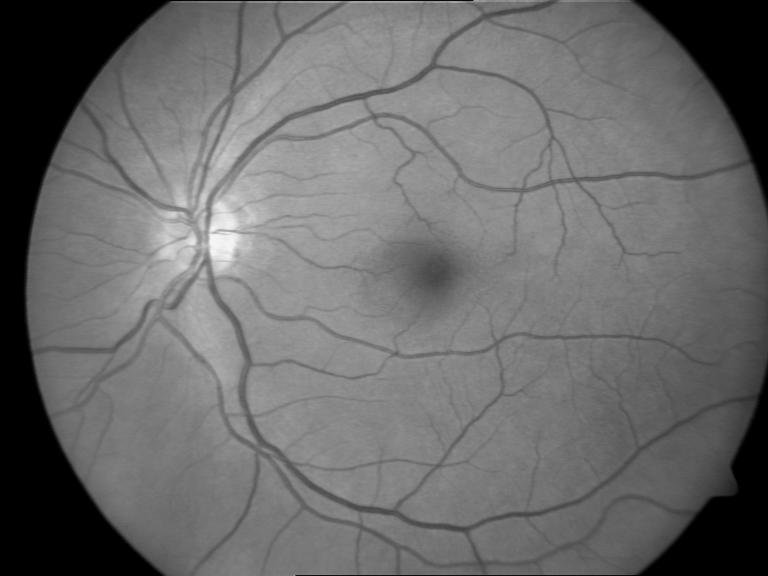
%> input picture ELEC4490 Sensors and Vision Systems/Assignment 3/Part 3/eye.jpg, 768 x 576 px
$ octave mati1_Assignment_3_Part_3_A.m   (GNU Octave 9; MATLAB toolbox functions it lacks are replaced by stand-ins)
%> lines starting %> are read from the running program, lines starting %| are printed output that depends on the picture
%Emmanuel Mati
%Summer 2020
%Sensors and Vision Systems
%Assignment 3.3 A

%Clearing previous results
close all
clear all
clc

%getting our image and displaying it
x = imread('eye.jpg');
%> x is the input picture: size 576x768 uint8; min 0, max 251, mean 106.3
figure
imshow(x);
title('Original Input Image');

x1 = imnoise(x,'gaussian', 0.1);
figure
imshow(x1)
title('gaussian at 0.1')

x1 = imdivide(x1, 10);
x2 = imnoise(x, 'gaussian', 0.1);
x2 = imdivide(x2, 10);
x3 = imnoise(x, 'gaussian', 0.1);
x3 = imdivide(x3, 10);
x4 = imnoise(x, 'gaussian', 0.1);
x4 = imdivide(x4, 10);
x5 = imnoise(x, 'gaussian', 0.1);
x5 = imdivide(x5, 10);
x6 = imnoise(x, 'gaussian', 0.1);
x6 = imdivide(x6, 10);
x7 = imnoise(x, 'gaussian', 0.1);
x7 = imdivide(x7, 10);
x8 = imnoise(x, 'gaussian', 0.1);
x8 = imdivide(x8, 10);
x9 = imnoise(x, 'gaussian', 0.1);
x9 = imdivide(x9, 10);
x10 = imnoise(x, 'gaussian', 0.1);
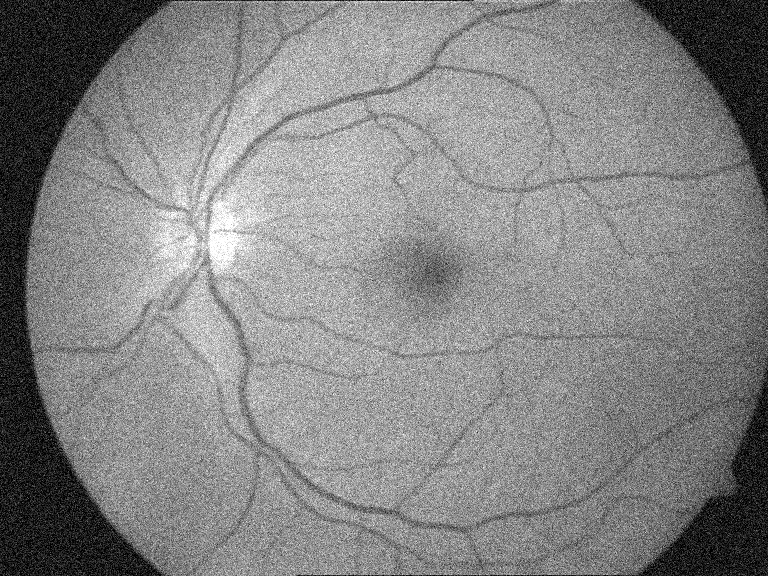
%> x10: size 576x768 uint8; min 0, max 255, mean 132; mean of the top-left, top-right, bottom-left and bottom-right quarters 138.4, 135.8, 129.7, 124
x10 = imdivide(x10, 10);

y = imadd(x1, x2);
y = imadd(y, x3);
y = imadd(y, x4);
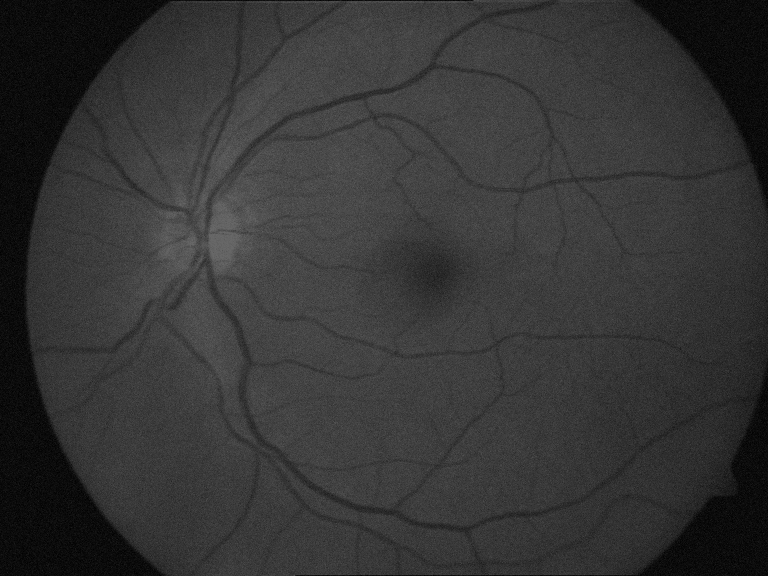
%> y: size 576x768 uint8; min 0, max 104, mean 53
y = imadd(y, x5);
y = imadd(y, x6);
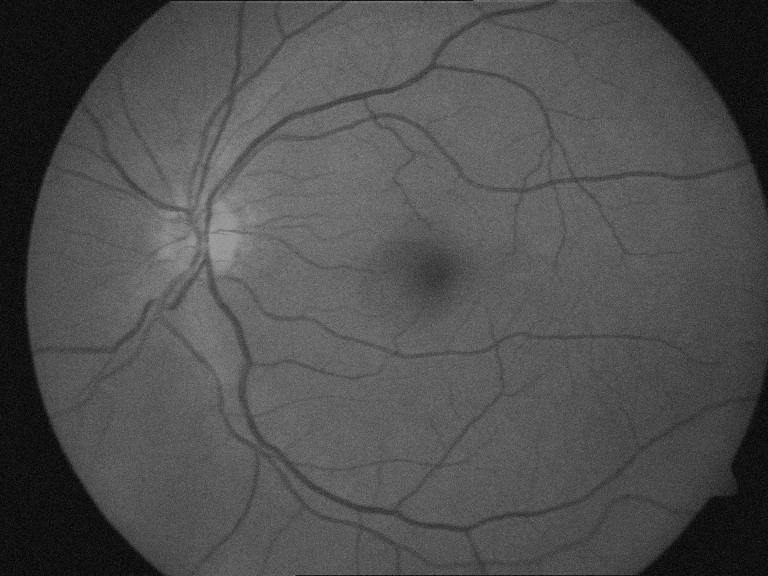
%> y: size 576x768 uint8; min 0, max 156, mean 79.5
y = imadd(y, x7);
y = imadd(y, x8);
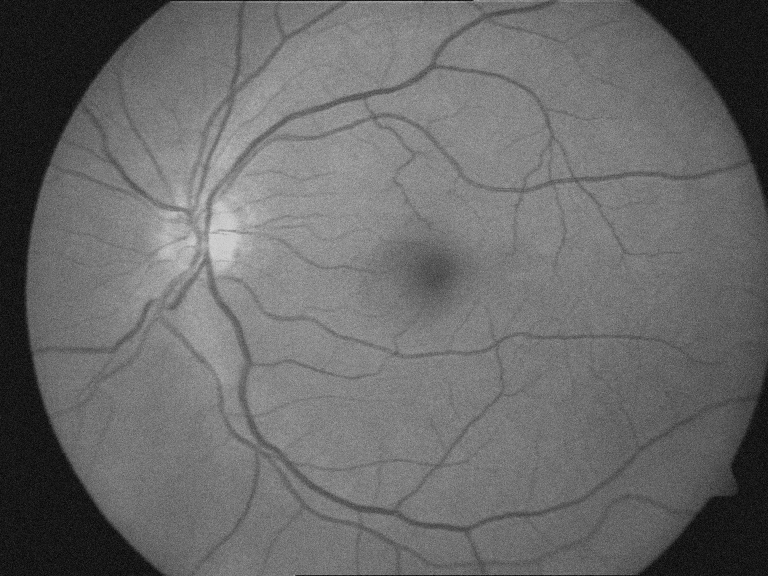
%> y: size 576x768 uint8; min 1, max 208, mean 106
y = imadd(y, x9);
y = imadd(y, x10);

figure
imshow(y)
title('Averaged 10 times')

%%
%getting our image and displaying it
x = imread('eye.jpg');
figure
imshow(x);
title('Original Input Image');

x1 = imnoise(x,'gaussian', 0.05);
figure
imshow(x1)
title('gaussian at 0.05')

x1 = imdivide(x1, 8);
x2 = imnoise(x, 'gaussian', 0.05);
x2 = imdivide(x2, 8);
x3 = imnoise(x, 'gaussian', 0.05);
x3 = imdivide(x3, 8);
x4 = imnoise(x, 'gaussian', 0.05);
x4 = imdivide(x4, 8);
x5 = imnoise(x, 'gaussian', 0.05);
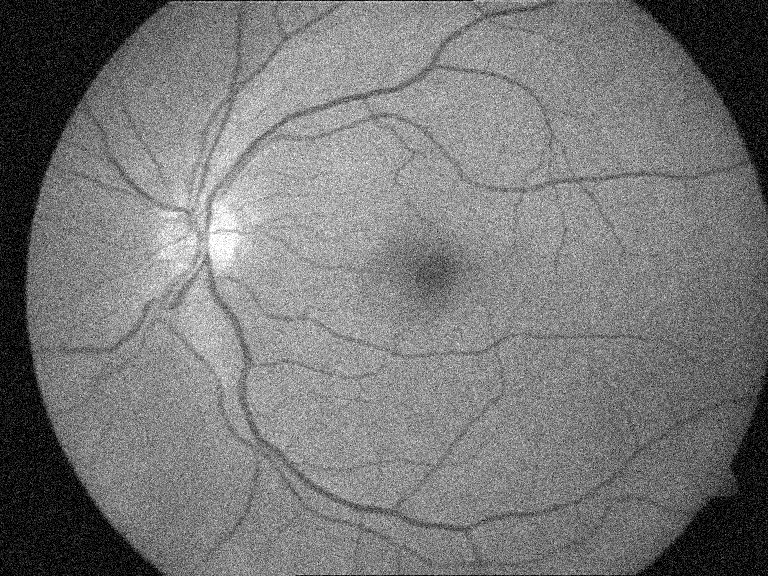
%> x5: size 576x768 uint8; min 0, max 255, mean 119.7; mean of the top-left, top-right, bottom-left and bottom-right quarters 126.3, 123.4, 117.4, 111.5
x5 = imdivide(x5, 8);
x6 = imnoise(x, 'gaussian', 0.05);
x6 = imdivide(x6, 8);
x7 = imnoise(x, 'gaussian', 0.05);
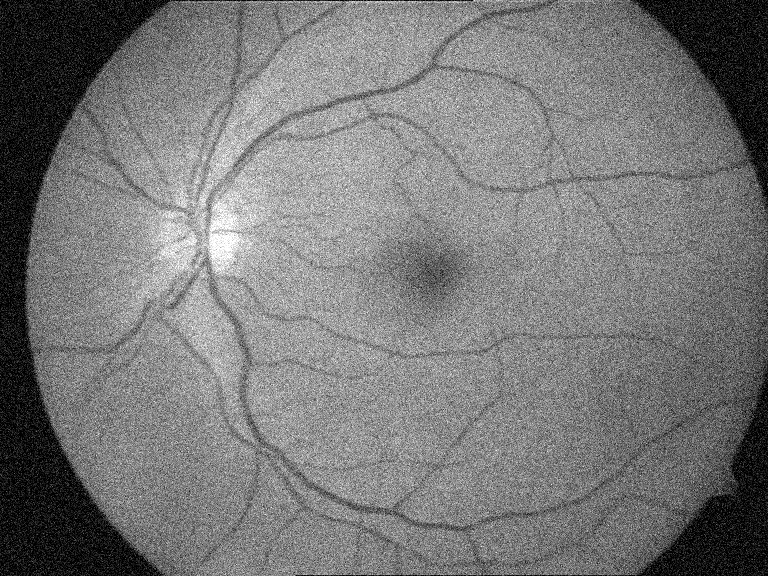
%> x7: size 576x768 uint8; min 0, max 255, mean 119.6
x7 = imdivide(x7, 8);
x8 = imnoise(x, 'gaussian', 0.05);
x8 = imdivide(x8, 8);
x9 = imnoise(x, 'gaussian', 0.05);
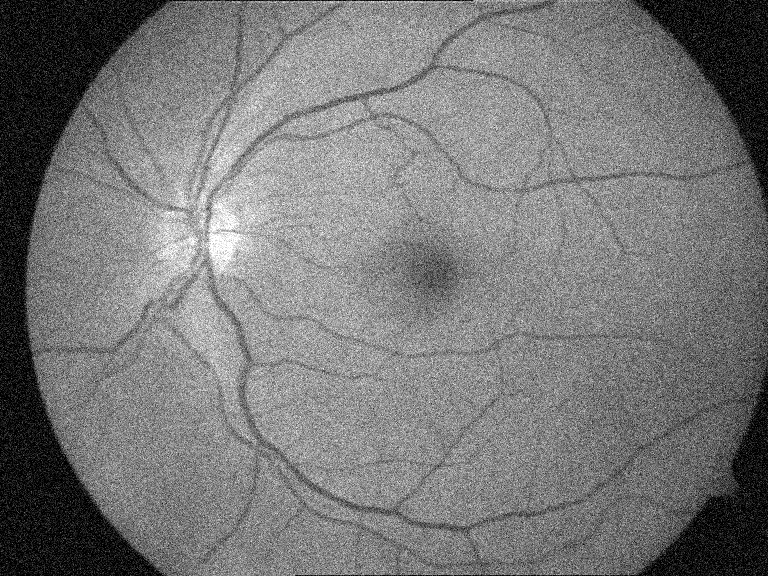
%> x9: size 576x768 uint8; min 0, max 255, mean 119.6; mean of the top-left, top-right, bottom-left and bottom-right quarters 126.3, 123.4, 117.5, 111.4

y = imadd(x1, x2);
y = imadd(y, x3);
y = imadd(y, x4);
y = imadd(y, x5);
y = imadd(y, x6);
y = imadd(y, x7);
y = imadd(y, x8);

figure
imshow(y)
title('Averaged 8 times')
